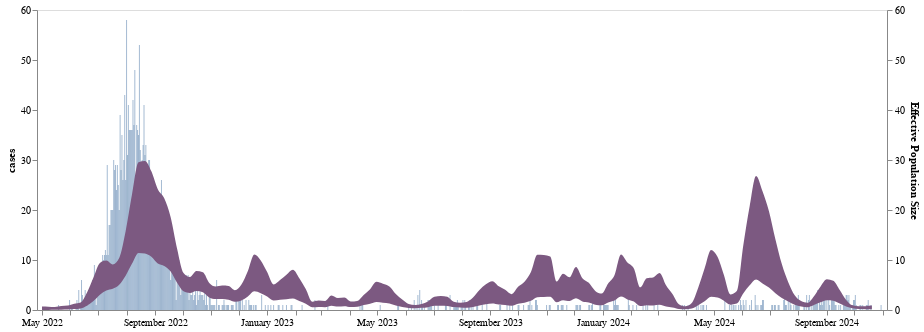

The cell this chart's notebook holds for it:
### Code cell
cases = alt.Chart(la_mpox_cases_df).mark_bar(interpolate='monotone', opacity = 0.5, size = 1).encode(
    alt.X('date:T', axis=alt.Axis(title="", grid=False, format="%B %Y")),
    alt.Y('cases',axis=alt.Axis(title="cases", grid=False))
).properties(
    width=850,
    height=300
)

(cases + line_ne).resolve_scale(y = "independent")

### Figure 1 — Vega-Lite specification as saved in the notebook (floating-point values rounded to 4 significant figures; data arrays with more than 128 entries replaced by an {"elided": "..."} marker saying what was removed)
{"config": {"view": {"continuousWidth": 400, "continuousHeight": 300}}, "layer": [{"data": {"name": "data-e5868c0737990a26d4ed3aa021691d51"}, "mark": {"type": "bar", "interpolate": "monotone", "opacity": 0.5, "size": 1}, "encoding": {"x": {"axis": {"format": "%B %Y", "grid": false, "title": ""}, "field": "date", "type": "temporal"}, "y": {"axis": {"grid": false, "title": "cases"}, "field": "cases", "type": "quantitative"}}, "height": 300, "width": 850}, {"data": {"name": "data-18c16ccb2dd9eb8a5e13c4b65baf2d27"}, "mark": {"type": "area", "clip": true, "color": "#7c5981", "interpolate": "monotone", "opacity": 1}, "encoding": {"x": {"axis": {"format": "%B %Y", "grid": false, "tickCount": "month", "title": ""}, "field": "date", "type": "temporal"}, "y": {"axis": {"grid": false, "title": "Effective Population Size"}, "field": "lower_hpd_linear_50_MA", "scale": {"domain": [0, 60]}, "type": "quantitative"}, "y2": {"field": "upper_hpd_linear_50_MA"}}, "height": 300, "width": 850}], "resolve": {"scale": {"y": "independent"}}, "$schema": "https://vega.github.io/schema/vega-lite/v4.17.0.json", "datasets": {"data-e5868c0737990a26d4ed3aa021691d51": {"elided": "897 records"}, "data-18c16ccb2dd9eb8a5e13c4b65baf2d27": {"elided": "130 records"}}}
